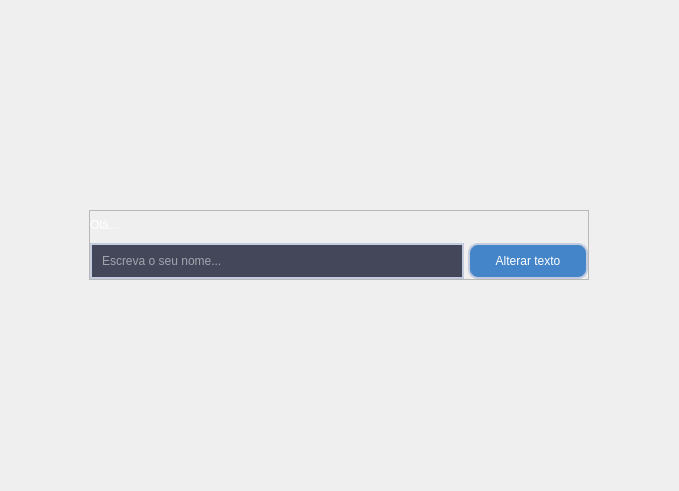
<?xml version="1.0" encoding="UTF-8"?>
<ui version="4.0">
 <class>application_pages</class>
 <widget class="QStackedWidget" name="application_pages">
  <property name="geometry">
   <rect>
    <x>0</x>
    <y>0</y>
    <width>679</width>
    <height>491</height>
   </rect>
  </property>
  <property name="windowTitle">
   <string>StackedWidget</string>
  </property>
  <widget class="QWidget" name="page_1">
   <layout class="QVBoxLayout" name="verticalLayout">
    <item alignment="Qt::AlignHCenter">
     <widget class="QFrame" name="frame">
      <property name="minimumSize">
       <size>
        <width>500</width>
        <height>70</height>
       </size>
      </property>
      <property name="maximumSize">
       <size>
        <width>500</width>
        <height>70</height>
       </size>
      </property>
      <property name="frameShape">
       <enum>QFrame::StyledPanel</enum>
      </property>
      <property name="frameShadow">
       <enum>QFrame::Raised</enum>
      </property>
      <layout class="QVBoxLayout" name="verticalLayout_4">
       <property name="spacing">
        <number>4</number>
       </property>
       <property name="leftMargin">
        <number>0</number>
       </property>
       <property name="topMargin">
        <number>0</number>
       </property>
       <property name="rightMargin">
        <number>0</number>
       </property>
       <property name="bottomMargin">
        <number>0</number>
       </property>
       <item>
        <widget class="QLabel" name="label_3">
         <property name="styleSheet">
          <string notr="true">font: 700 14pt &quot;Segoe UI&quot;;
color: rgb(255, 255, 255)</string>
         </property>
         <property name="text">
          <string>Olá...</string>
         </property>
        </widget>
       </item>
       <item>
        <layout class="QGridLayout" name="gridLayout">
         <item row="0" column="0">
          <widget class="QLineEdit" name="lineEdit">
           <property name="minimumSize">
            <size>
             <width>0</width>
             <height>36</height>
            </size>
           </property>
           <property name="maximumSize">
            <size>
             <width>16777215</width>
             <height>36</height>
            </size>
           </property>
           <property name="styleSheet">
            <string notr="true">QLineEdit{
	background-color: rgb(68, 71, 90);
	padding: 8px;
	border: 2px solid #c3ccdf;
	color: rgb(255, 255, 255);
	border-raduis: 10px
}</string>
           </property>
           <property name="placeholderText">
            <string>Escreva o seu nome...</string>
           </property>
          </widget>
         </item>
         <item row="0" column="1">
          <widget class="QPushButton" name="btn_change_text">
           <property name="minimumSize">
            <size>
             <width>120</width>
             <height>36</height>
            </size>
           </property>
           <property name="maximumSize">
            <size>
             <width>16777215</width>
             <height>36</height>
            </size>
           </property>
           <property name="styleSheet">
            <string notr="true">QPushButton{
	background-color: rgb(67, 133, 200);
	padding: 8px;
	border: 2px solid #c3ccdf;
	color: rgb(255, 255, 255);
	border-radius: 10px
}
QPushButton.hover{
	background-color: rgb(85, 70, 255);
}
QPushButton.pressed{
	background-color: rgb(255, 0, 125);
}</string>
           </property>
           <property name="text">
            <string>Alterar texto</string>
           </property>
          </widget>
         </item>
        </layout>
       </item>
      </layout>
     </widget>
    </item>
   </layout>
  </widget>
  <widget class="QWidget" name="page_2">
   <layout class="QVBoxLayout" name="verticalLayout_2">
    <item>
     <widget class="QLabel" name="label_2">
      <property name="text">
       <string>Página 2</string>
      </property>
      <property name="alignment">
       <set>Qt::AlignCenter</set>
      </property>
     </widget>
    </item>
   </layout>
  </widget>
  <widget class="QWidget" name="page_3">
   <layout class="QVBoxLayout" name="verticalLayout_3">
    <item>
     <widget class="QLabel" name="label">
      <property name="text">
       <string>Página 3</string>
      </property>
      <property name="alignment">
       <set>Qt::AlignCenter</set>
      </property>
     </widget>
    </item>
   </layout>
  </widget>
 </widget>
 <resources/>
 <connections/>
</ui>
